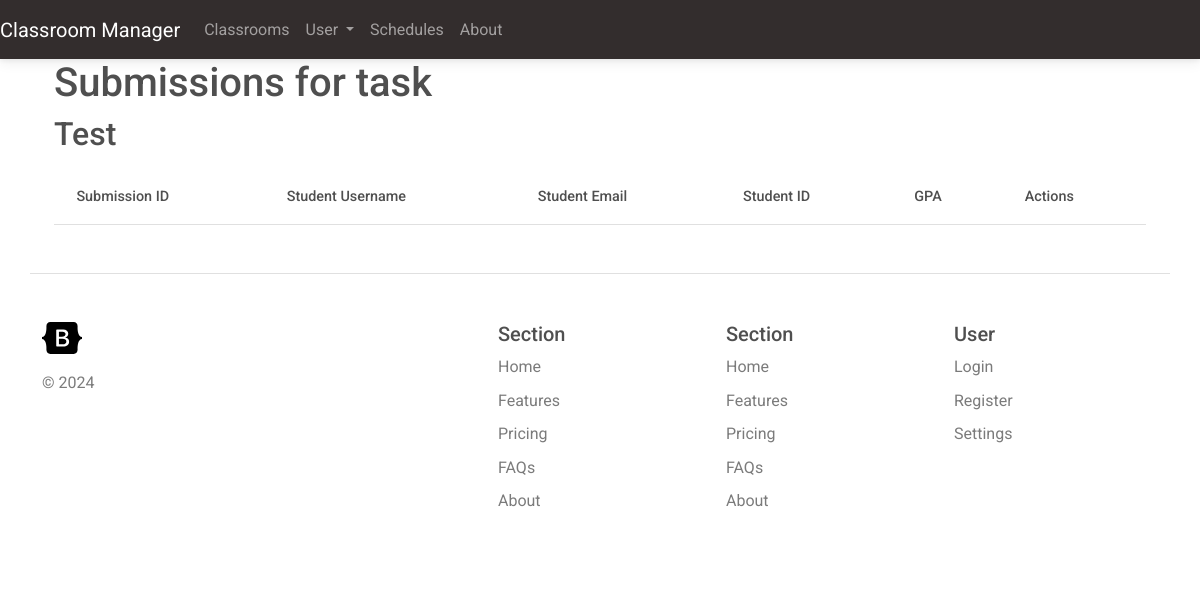
The app's page /classroom/task/2/submissions (signed in), older data.
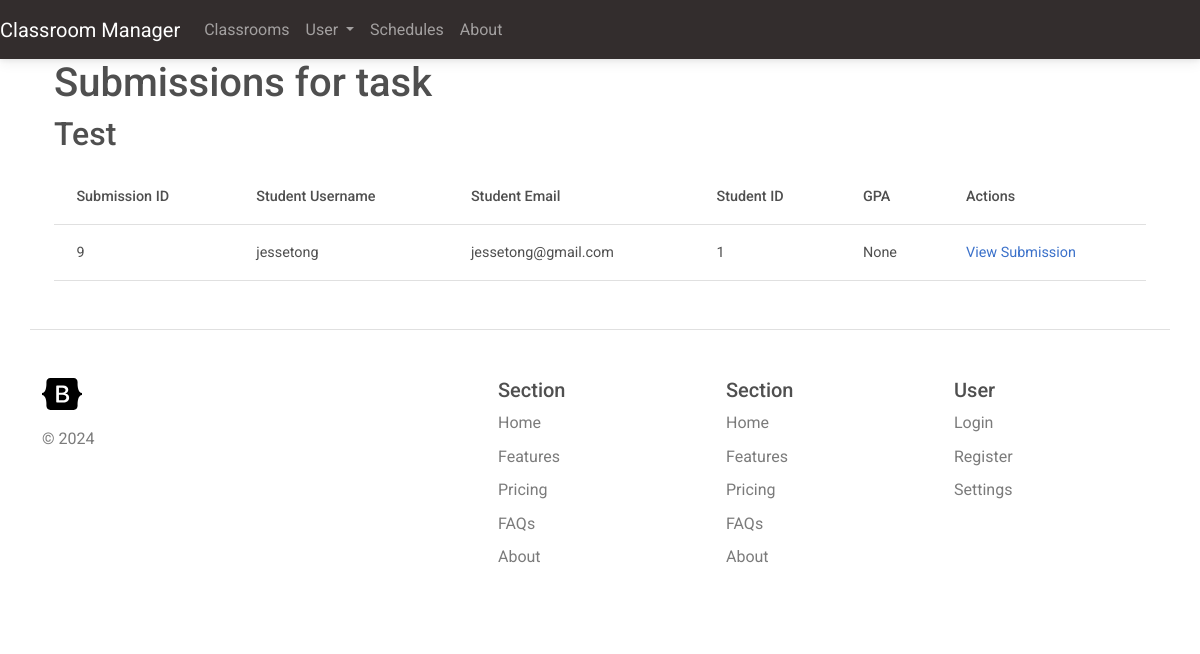
The same page, newer data.
### classroom_manager/models.py (models this page shows, shortened)
class ClassroomTask(models.Model):
    isAssignment = models.BooleanField(default=True)
    title = models.CharField(max_length=200, null=True)
    description = models.CharField(max_length=5000, null=True)
    classroom = models.ForeignKey(Classroom, on_delete=models.CASCADE)
    deadline = models.DateTimeField(null=True)
    acceptLateSubmission = models.BooleanField(default=True)

class Submission(models.Model):
    student = models.ForeignKey(User, on_delete=models.CASCADE)
    task = models.ForeignKey(ClassroomTask, on_delete=models.CASCADE)
    lastSubmission = models.DateTimeField(auto_now_add=True)
    gpa = models.FloatField(null=True)

### classroom_manager/views.py (the view)
# urls.py: path('classroom/task/<int:taskId>/submissions', views.getSubmissionsByTaskId, name="submissions_by_task_id"),
@login_required(login_url='login')
def getSubmissionsByTaskId(request: HttpRequest, taskId: int):
    if request.method == 'GET':
        task = ClassroomTask.objects.filter(id=taskId).first()
        if task == None:
            return render(request, '404page.html')
        if not isTeacher(request.user.id, task.classroom.id):
            return render(request, '403page.html')
        submissions = Submission.objects.filter(task=task).all()
        taskFiles = TaskFile.objects.filter(task=task).all()
        context = {'submissions': submissions, 'task': task, 'taskFiles': taskFiles}
        return render(request, 'submissions.html', context)
    else:
        return render(request, '404page.html')

### classroom_manager/views.py (called while the page is built)
def isTeacher(userId, classroomId):
    user = User.objects.filter(id=userId).first()
    classroom = Classroom.objects.filter(id=classroomId, teachers__id__contains=userId).first()
    if user == None or classroom == None:
        return False
    return True

### classroom_manager/templates/submissions.html (shortened to what this page needs)
{% extends 'navbar.html' %}
{% block content %}
    <div class="container">
        <h1>Submissions for task</h1>
        <h2>{{ task.title }}</h2>
        <table class="table">
            <thead>
                <tr>
                    <th>Submission ID</th>
                    <th>Student Username</th>
                    <th>Student Email</th>
                    <th>Student ID</th>
                    <th>GPA</th>
                    <th>Actions</th>
                </tr>
            </thead>
            <tbody>
                {% for submission in submissions %}
                    <tr>
                        <td>{{ submission.id }}</td>
                        <td>{{ submission.student.username }}</td>
                        <td>{{ submission.student.email }}</td>
                        <td>{{ submission.student.id }}</td>
                        <td>{{ submission.gpa }}</td>
                        <td>
                            <a href="{% url 'submission_details' submission.id %}">View Submission</a>
                        </td>
                    </tr>
                {% endfor %}
            </tbody>
        </table>
    </div>
{% endblock %}

### classroom_manager/templates/navbar.html (shortened to what this page needs)
<!DOCTYPE html>
<html>
<head>
    <link rel="stylesheet" href="https://cdn.jsdelivr.net/npm/bootstrap-icons@1.11.3/font/bootstrap-icons.min.css">
    <link rel="stylesheet" href="https://cdn.jsdelivr.net/npm/bootstrap@5.3.0/dist/css/bootstrap.min.css">
    <link href="https://cdnjs.cloudflare.com/ajax/libs/font-awesome/6.0.0/css/all.min.css" rel="stylesheet" />
    <link href="https://cdn.jsdelivr.net/gh/kartik-v/bootstrap-fileinput@5.5.4/css/fileinput.min.css" media="all" rel="stylesheet" type="text/css" />
    {% load static %}
    <link href="{% static 'mdb5-free-standard/css/mdb.min.css' %}" rel="stylesheet" type="text/css"/>
    <link href="{% static 'calendar.css' %}" rel="stylesheet" type="text/css"/>
</head>
<body>
    <nav class="navbar navbar-expand-lg navbar-dark bg-dark">
        <a class="navbar-brand" href="#">Classroom Manager</a>
        <div class="collapse navbar-collapse" id="navbarNav">
            <ul class="navbar-nav">
                <li class="nav-item">
                    <a class="nav-link" href="/classroom">Classrooms</a>
                </li>
                <li class="nav-item dropdown">
                    <a class="nav-link dropdown-toggle" href="#" id="userDropdown" role="button" data-bs-toggle="dropdown" aria-expanded="false">
                        User
                    </a>
                </li>
                <li class="nav-item">
                    <a class="nav-link" href="{% url 'all_task_schedules' %}">Schedules</a>
                </li>
                <li class="nav-item">
                    <a class="nav-link" href="/about">About</a>
                </li>
            </ul>
        </div>
    </nav>
    <div class="container">
        {% block content %}
        {% endblock %}
    </div>
    <div class="container">
        <footer class="row row-cols-5 py-5 my-5 border-top">
            <div class="col">
                <a href="/" class="d-flex align-items-center mb-3 link-dark text-decoration-none">
                </a>
                <p class="text-muted">© 2024</p>
            </div>
            <div class="col">
            </div>
            <div class="col">
                <h5>Section</h5>
                <ul class="nav flex-column">
                    <li class="nav-item mb-2"><a href="#" class="nav-link p-0 text-muted">Home</a></li>
                    <li class="nav-item mb-2"><a href="#" class="nav-link p-0 text-muted">Features</a></li>
                    <li class="nav-item mb-2"><a href="#" class="nav-link p-0 text-muted">Pricing</a></li>
                    <li class="nav-item mb-2"><a href="#" class="nav-link p-0 text-muted">FAQs</a></li>
                    <li class="nav-item mb-2"><a href="#" class="nav-link p-0 text-muted">About</a></li>
                </ul>
            </div>
            <div class="col">
                <h5>Section</h5>
                <ul class="nav flex-column">
                    <li class="nav-item mb-2"><a href="#" class="nav-link p-0 text-muted">Home</a></li>
                    <li class="nav-item mb-2"><a href="#" class="nav-link p-0 text-muted">Features</a></li>
                    <li class="nav-item mb-2"><a href="#" class="nav-link p-0 text-muted">Pricing</a></li>
                    <li class="nav-item mb-2"><a href="#" class="nav-link p-0 text-muted">FAQs</a></li>
                    <li class="nav-item mb-2"><a href="#" class="nav-link p-0 text-muted">About</a></li>
                </ul>
            </div>
            <div class="col">
                <h5>User</h5>
                <ul class="nav flex-column">
                    <li class="nav-item mb-2"><a href="/login" class="nav-link p-0 text-muted">Login</a></li>
                    <li class="nav-item mb-2"><a href="/register" class="nav-link p-0 text-muted">Register</a></li>
                    <li class="nav-item mb-2"><a href="/settings" class="nav-link p-0 text-muted">Settings</a></li>
                </ul>
            </div>
        </footer>
    </div>
</body>
</html>

Row changes from the older to the newer data that the page shows:
added Submission: id "9", student.username "jessetong", student.email "jessetong@gmail.com", student.id "1", gpa "None"
